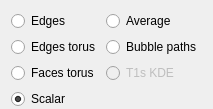
          <widget class="QWidget" name="widget_16" native="true">
           <layout class="QGridLayout" name="gridLayout">
            <property name="bottomMargin">
             <number>0</number>
            </property>
            <item row="0" column="0">
             <widget class="QRadioButton" name="radioButtonEdgesNormal">
              <property name="text">
               <string>Edges</string>
              </property>
              <property name="checkable">
               <bool>true</bool>
              </property>
              <property name="checked">
               <bool>false</bool>
              </property>
              <property name="autoRepeat">
               <bool>false</bool>
              </property>
              <attribute name="buttonGroup">
               <string>buttonGroupViewType</string>
              </attribute>
             </widget>
            </item>
            <item row="0" column="1">
             <widget class="QRadioButton" name="radioButtonAverage">
              <property name="text">
               <string>Average</string>
              </property>
              <attribute name="buttonGroup">
               <string>buttonGroupViewType</string>
              </attribute>
             </widget>
            </item>
            <item row="5" column="0">
             <widget class="QRadioButton" name="radioButtonScalar">
              <property name="text">
               <string>Scalar</string>
              </property>
              <property name="checked">
               <bool>true</bool>
              </property>
              <attribute name="buttonGroup">
               <string>buttonGroupViewType</string>
              </attribute>
             </widget>
            </item>
            <item row="1" column="0">
             <widget class="QRadioButton" name="radioButtonEdgesTorus">
              <property name="text">
               <string>Edges torus</string>
              </property>
              <attribute name="buttonGroup">
               <string>buttonGroupViewType</string>
              </attribute>
             </widget>
            </item>
            <item row="1" column="1">
             <widget class="QRadioButton" name="radioButtonBubblePaths">
              <property name="text">
               <string>Bubble paths</string>
              </property>
              <attribute name="buttonGroup">
               <string>buttonGroupViewType</string>
              </attribute>
             </widget>
            </item>
            <item row="2" column="0">
             <widget class="QRadioButton" name="radioButtonFaceEdgesTorus">
              <property name="text">
               <string>Faces torus</string>
              </property>
              <attribute name="buttonGroup">
               <string>buttonGroupViewType</string>
              </attribute>
             </widget>
            </item>
            <item row="2" column="1">
             <widget class="QRadioButton" name="radioButtonT1sKDE">
              <property name="enabled">
               <bool>false</bool>
              </property>
              <property name="text">
               <string>T1s KDE</string>
              </property>
              <attribute name="buttonGroup">
               <string>buttonGroupViewType</string>
              </attribute>
             </widget>
            </item>
           </layout>
          </widget>
